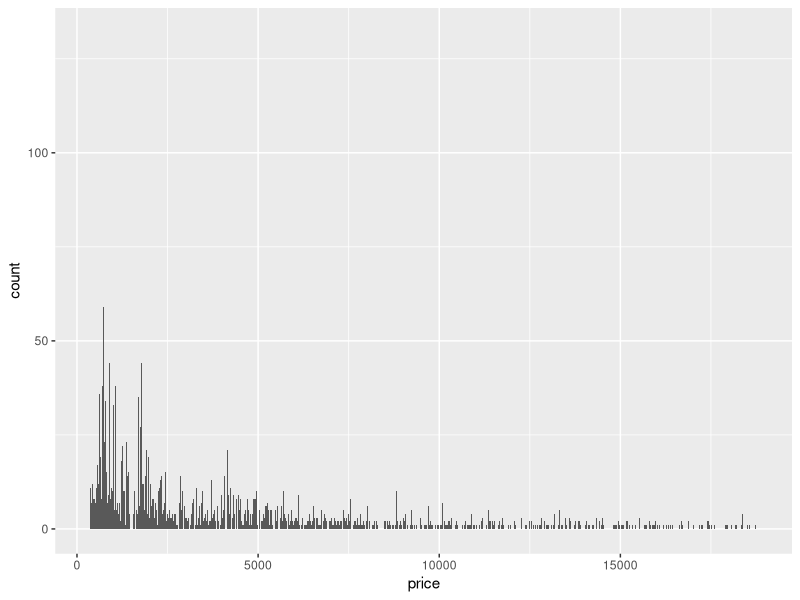
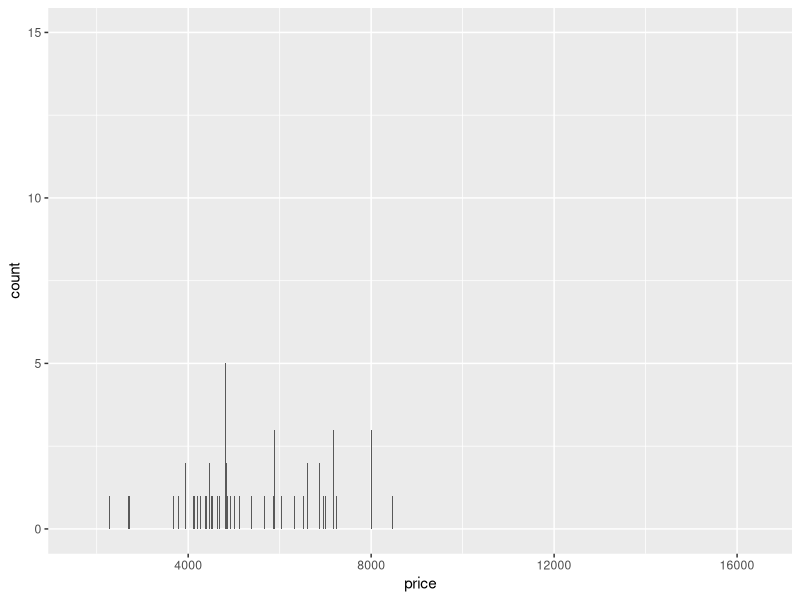
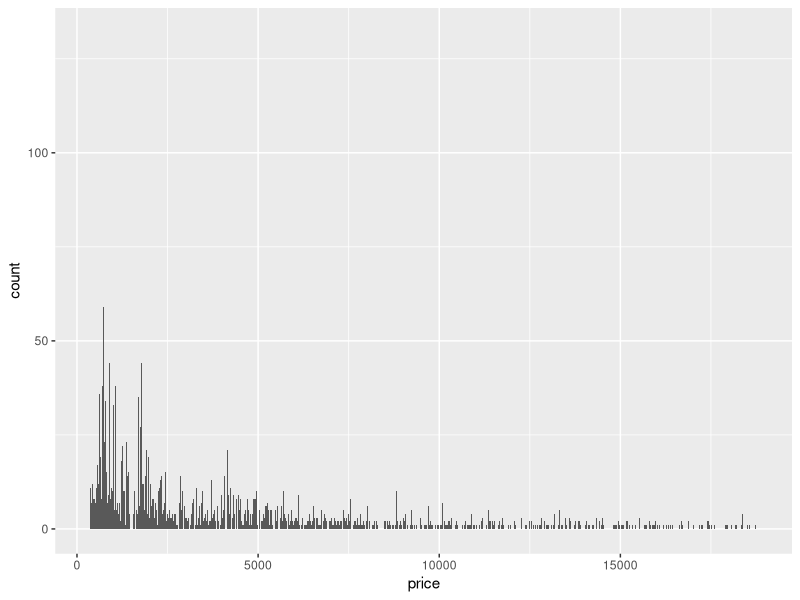
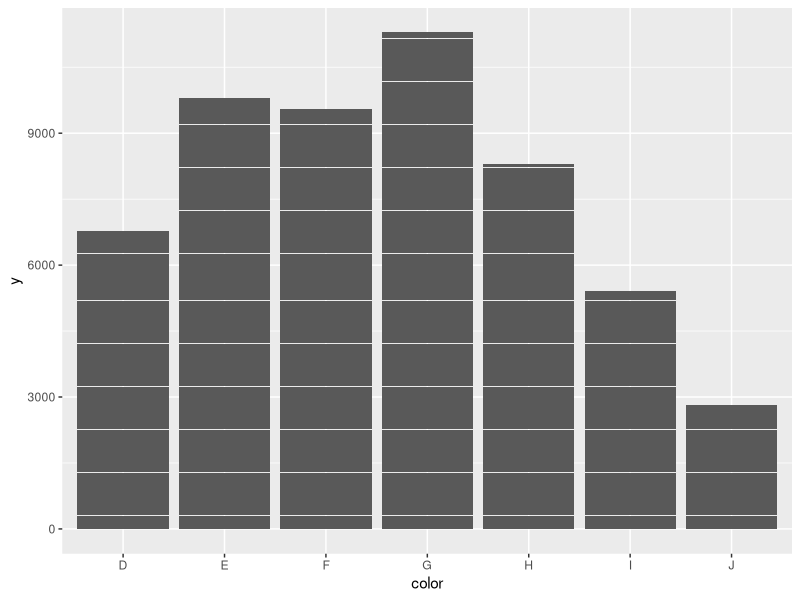

Source code (R) for these figures, in order:
library(tidyverse)
library(dplyr)
View(diamonds)

x_data <- data.frame(diamonds['x'])
y_data <- diamonds['y']
z_data <- diamonds['z']

tf = is.na(x_data)
print(dim(tf))
print(dim(x_data))
x_data <- x_data[!tf]


tf = is.na(y_data)
y_data <- y_data[!tf]

tf = is.na(z_data)
z_data <- z_data[!tf]

fivenum(x_data, na.rm = TRUE)
fivenum(y_data, na.rm = TRUE)
fivenum(z_data, na.rm = TRUE)

ggplot(data = diamonds, mapping = aes(x = price)) + geom_histogram(binwidth = 1)

print(nrow(diamonds %>% filter(carat == 0.99)))
print(nrow(diamonds %>% filter(carat == 1)))

subset <- diamonds %>% filter(carat == 0.99)
subset_ <- diamonds %>% filter(carat == 1)
print(fivenum(subset$price,na.rm=TRUE))
print(fivenum(subset_$price,na.rm=TRUE))

ggplot(data = subset_, mapping = aes(x = price)) + geom_histogram(binwidth=1) 

diamonds2 <- diamonds %>% mutate(y = ifelse(y < 3 | y > 20, NA, y))
ggplot(data = diamonds2, mapping = aes(x = price)) + geom_histogram(binwidth=1) 
ggplot(data = diamonds2, mapping = aes(x = color)) + geom_bar(aes(y = 1),stat="identity") 

mean(diamonds2$price)
mean(diamonds2$price, na.rm = TRUE)
sum(diamonds2$price)
sum(diamonds2$price, na.rm = TRUE)
